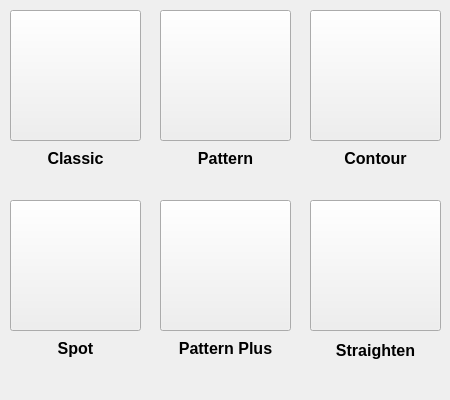
<?xml version="1.0" encoding="UTF-8"?>
<ui version="4.0">
 <class>StartupSelector</class>
 <widget class="QFrame" name="StartupSelector">
  <property name="windowModality">
   <enum>Qt::NonModal</enum>
  </property>
  <property name="geometry">
   <rect>
    <x>0</x>
    <y>0</y>
    <width>450</width>
    <height>400</height>
   </rect>
  </property>
  <property name="minimumSize">
   <size>
    <width>450</width>
    <height>400</height>
   </size>
  </property>
  <property name="maximumSize">
   <size>
    <width>450</width>
    <height>400</height>
   </size>
  </property>
  <property name="windowTitle">
   <string>Select Version</string>
  </property>
  <property name="windowIcon">
   <iconset resource="resources.qrc">
    <normaloff>:/images/classicIcon.svg</normaloff>:/images/classicIcon.svg</iconset>
  </property>
  <widget class="QLabel" name="lblMessage">
   <property name="geometry">
    <rect>
     <x>10</x>
     <y>370</y>
     <width>431</width>
     <height>17</height>
    </rect>
   </property>
   <property name="text">
    <string/>
   </property>
  </widget>
  <widget class="QLabel" name="lblClassic">
   <property name="geometry">
    <rect>
     <x>10</x>
     <y>150</y>
     <width>131</width>
     <height>17</height>
    </rect>
   </property>
   <property name="font">
    <font>
     <pointsize>12</pointsize>
     <weight>75</weight>
     <bold>true</bold>
    </font>
   </property>
   <property name="text">
    <string>Classic</string>
   </property>
   <property name="alignment">
    <set>Qt::AlignCenter</set>
   </property>
  </widget>
  <widget class="QLabel" name="lblPattern">
   <property name="geometry">
    <rect>
     <x>160</x>
     <y>150</y>
     <width>131</width>
     <height>16</height>
    </rect>
   </property>
   <property name="font">
    <font>
     <pointsize>12</pointsize>
     <weight>75</weight>
     <bold>true</bold>
    </font>
   </property>
   <property name="text">
    <string>Pattern</string>
   </property>
   <property name="alignment">
    <set>Qt::AlignCenter</set>
   </property>
  </widget>
  <widget class="QLabel" name="lblContour">
   <property name="geometry">
    <rect>
     <x>310</x>
     <y>150</y>
     <width>131</width>
     <height>17</height>
    </rect>
   </property>
   <property name="font">
    <font>
     <pointsize>12</pointsize>
     <weight>75</weight>
     <bold>true</bold>
    </font>
   </property>
   <property name="text">
    <string>Contour</string>
   </property>
   <property name="alignment">
    <set>Qt::AlignCenter</set>
   </property>
  </widget>
  <widget class="QLabel" name="lblSpot">
   <property name="geometry">
    <rect>
     <x>10</x>
     <y>340</y>
     <width>131</width>
     <height>17</height>
    </rect>
   </property>
   <property name="font">
    <font>
     <pointsize>12</pointsize>
     <weight>75</weight>
     <bold>true</bold>
    </font>
   </property>
   <property name="text">
    <string>Spot</string>
   </property>
   <property name="alignment">
    <set>Qt::AlignCenter</set>
   </property>
  </widget>
  <widget class="QLabel" name="lblPatternPlus">
   <property name="geometry">
    <rect>
     <x>160</x>
     <y>340</y>
     <width>131</width>
     <height>17</height>
    </rect>
   </property>
   <property name="font">
    <font>
     <pointsize>12</pointsize>
     <weight>75</weight>
     <bold>true</bold>
    </font>
   </property>
   <property name="text">
    <string>Pattern Plus</string>
   </property>
   <property name="alignment">
    <set>Qt::AlignCenter</set>
   </property>
  </widget>
  <widget class="QLabel" name="lblStraighten">
   <property name="geometry">
    <rect>
     <x>310</x>
     <y>340</y>
     <width>131</width>
     <height>21</height>
    </rect>
   </property>
   <property name="font">
    <font>
     <pointsize>12</pointsize>
     <weight>75</weight>
     <bold>true</bold>
    </font>
   </property>
   <property name="text">
    <string>Straighten</string>
   </property>
   <property name="alignment">
    <set>Qt::AlignCenter</set>
   </property>
  </widget>
  <widget class="QPushButton" name="btnClassic">
   <property name="geometry">
    <rect>
     <x>10</x>
     <y>10</y>
     <width>131</width>
     <height>131</height>
    </rect>
   </property>
   <property name="text">
    <string/>
   </property>
   <property name="icon">
    <iconset resource="resources.qrc">
     <normaloff>:/images/classicIcon.svg</normaloff>:/images/classicIcon.svg</iconset>
   </property>
   <property name="iconSize">
    <size>
     <width>131</width>
     <height>131</height>
    </size>
   </property>
  </widget>
  <widget class="QPushButton" name="btnPattern">
   <property name="geometry">
    <rect>
     <x>160</x>
     <y>10</y>
     <width>131</width>
     <height>131</height>
    </rect>
   </property>
   <property name="text">
    <string/>
   </property>
   <property name="icon">
    <iconset resource="resources.qrc">
     <normaloff>:/images/patternIcon.svg</normaloff>:/images/patternIcon.svg</iconset>
   </property>
   <property name="iconSize">
    <size>
     <width>131</width>
     <height>131</height>
    </size>
   </property>
  </widget>
  <widget class="QPushButton" name="btnContour">
   <property name="geometry">
    <rect>
     <x>310</x>
     <y>10</y>
     <width>131</width>
     <height>131</height>
    </rect>
   </property>
   <property name="text">
    <string/>
   </property>
   <property name="icon">
    <iconset resource="resources.qrc">
     <normaloff>:/images/contourIcon.svg</normaloff>:/images/contourIcon.svg</iconset>
   </property>
   <property name="iconSize">
    <size>
     <width>131</width>
     <height>131</height>
    </size>
   </property>
  </widget>
  <widget class="QPushButton" name="btnSpot">
   <property name="geometry">
    <rect>
     <x>10</x>
     <y>200</y>
     <width>131</width>
     <height>131</height>
    </rect>
   </property>
   <property name="text">
    <string/>
   </property>
   <property name="icon">
    <iconset resource="resources.qrc">
     <normaloff>:/images/spotIcon.svg</normaloff>:/images/spotIcon.svg</iconset>
   </property>
   <property name="iconSize">
    <size>
     <width>131</width>
     <height>131</height>
    </size>
   </property>
  </widget>
  <widget class="QPushButton" name="btnPatternPlus">
   <property name="geometry">
    <rect>
     <x>160</x>
     <y>200</y>
     <width>131</width>
     <height>131</height>
    </rect>
   </property>
   <property name="text">
    <string/>
   </property>
   <property name="icon">
    <iconset resource="resources.qrc">
     <normaloff>:/images/patternPlusIcon.svg</normaloff>:/images/patternPlusIcon.svg</iconset>
   </property>
   <property name="iconSize">
    <size>
     <width>131</width>
     <height>131</height>
    </size>
   </property>
  </widget>
  <widget class="QPushButton" name="btnStraighten">
   <property name="geometry">
    <rect>
     <x>310</x>
     <y>200</y>
     <width>131</width>
     <height>131</height>
    </rect>
   </property>
   <property name="text">
    <string/>
   </property>
   <property name="icon">
    <iconset resource="resources.qrc">
     <normaloff>:/images/straightenIcon.svg</normaloff>:/images/straightenIcon.svg</iconset>
   </property>
   <property name="iconSize">
    <size>
     <width>131</width>
     <height>131</height>
    </size>
   </property>
  </widget>
 </widget>
 <resources>
  <include location="resources.qrc"/>
 </resources>
 <connections/>
</ui>
